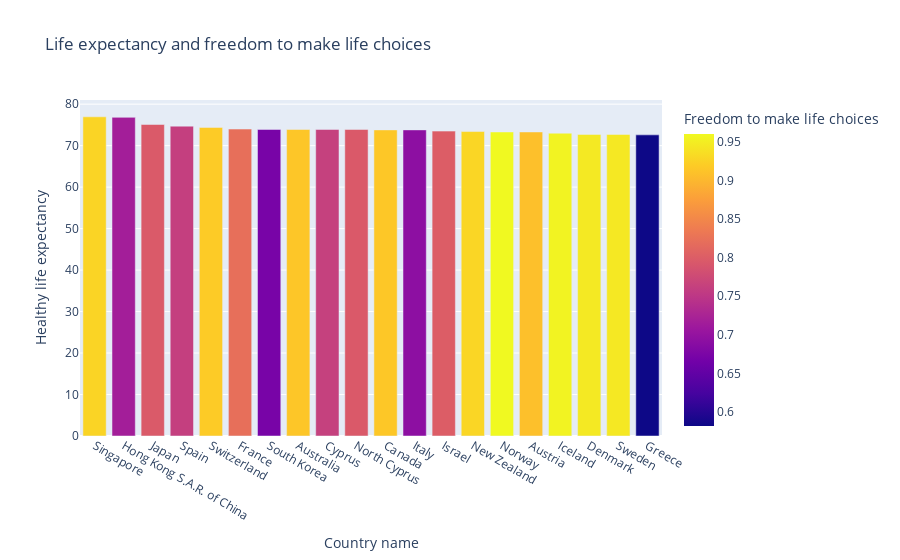

Notebook code for this chart:
### Code cell
fig = px.bar(life_exp[:20], x='Country name', y='Healthy life expectancy', color ='Freedom to make life choices',
            title = 'Life expectancy and freedom to make life choices')
fig.show()

### Figure 1 — Plotly figure (JSON) as saved in the notebook; plotly's stock layout.template omitted (floating-point values rounded to 4 significant figures)
{"data": [{"alignmentgroup": "True", "hovertemplate": "Country name=%{x}<br>Healthy life expectancy=%{y}<br>Freedom to make life choices=%{marker.color}<extra></extra>", "legendgroup": "", "marker": {"color": [0.927, 0.717, 0.796, 0.761, 0.919, 0.822, 0.672, 0.914, 0.763, 0.795, 0.915, 0.693, 0.8, 0.929, 0.96, 0.908, 0.955, 0.946, 0.945, 0.582], "coloraxis": "coloraxis"}, "name": "", "offsetgroup": "", "orientation": "v", "showlegend": false, "textposition": "auto", "type": "bar", "x": ["Singapore", "Hong Kong S.A.R. of China", "Japan", "Spain", "Switzerland", "France", "South Korea", "Australia", "Cyprus", "North Cyprus", "Canada", "Italy", "Israel", "New Zealand", "Norway", "Austria", "Iceland", "Denmark", "Sweden", "Greece"], "xaxis": "x", "y": [76.95, 76.82, 75.1, 74.7, 74.4, 74, 73.9, 73.9, 73.9, 73.9, 73.8, 73.8, 73.5, 73.4, 73.3, 73.3, 73, 72.7, 72.7, 72.6], "yaxis": "y"}], "layout": {"barmode": "relative", "coloraxis": {"colorbar": {"title": {"text": "Freedom to make life choices"}}, "colorscale": [[0, "#0d0887"], [0.1111, "#46039f"], [0.2222, "#7201a8"], [0.3333, "#9c179e"], [0.4444, "#bd3786"], [0.5556, "#d8576b"], [0.6667, "#ed7953"], [0.7778, "#fb9f3a"], [0.8889, "#fdca26"], [1, "#f0f921"]]}, "legend": {"tracegroupgap": 0}, "title": {"text": "Life expectancy and freedom to make life choices"}, "xaxis": {"anchor": "y", "domain": [0, 1], "title": {"text": "Country name"}}, "yaxis": {"anchor": "x", "domain": [0, 1], "title": {"text": "Healthy life expectancy"}}}}
